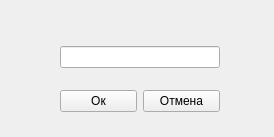
<?xml version="1.0" encoding="UTF-8"?>
<ui version="4.0">
 <class>TtTuplePartRename</class>
 <widget class="QWidget" name="TtTuplePartRename">
  <property name="geometry">
   <rect>
    <x>0</x>
    <y>0</y>
    <width>274</width>
    <height>137</height>
   </rect>
  </property>
  <property name="windowTitle">
   <string>Переименование операнда</string>
  </property>
  <widget class="QWidget" name="verticalLayoutWidget">
   <property name="geometry">
    <rect>
     <x>60</x>
     <y>30</y>
     <width>160</width>
     <height>99</height>
    </rect>
   </property>
   <layout class="QVBoxLayout" name="verticalLayout">
    <item>
     <widget class="QLineEdit" name="lineEdit"/>
    </item>
    <item>
     <layout class="QHBoxLayout" name="horizontalLayout" stretch="0,0">
      <property name="sizeConstraint">
       <enum>QLayout::SetDefaultConstraint</enum>
      </property>
      <item>
       <widget class="QPushButton" name="pushButton">
        <property name="sizePolicy">
         <sizepolicy hsizetype="Fixed" vsizetype="Fixed">
          <horstretch>0</horstretch>
          <verstretch>0</verstretch>
         </sizepolicy>
        </property>
        <property name="text">
         <string>Ок</string>
        </property>
        <property name="shortcut">
         <string>Return</string>
        </property>
       </widget>
      </item>
      <item>
       <widget class="QPushButton" name="pushButton_2">
        <property name="sizePolicy">
         <sizepolicy hsizetype="Fixed" vsizetype="Fixed">
          <horstretch>0</horstretch>
          <verstretch>0</verstretch>
         </sizepolicy>
        </property>
        <property name="text">
         <string>Отмена</string>
        </property>
        <property name="shortcut">
         <string>Esc</string>
        </property>
       </widget>
      </item>
     </layout>
    </item>
   </layout>
  </widget>
 </widget>
 <resources/>
 <connections>
  <connection>
   <sender>pushButton_2</sender>
   <signal>clicked()</signal>
   <receiver>TtTuplePartRename</receiver>
   <slot>close()</slot>
   <hints>
    <hint type="sourcelabel">
     <x>180</x>
     <y>92</y>
    </hint>
    <hint type="destinationlabel">
     <x>136</x>
     <y>68</y>
    </hint>
   </hints>
  </connection>
 </connections>
</ui>
